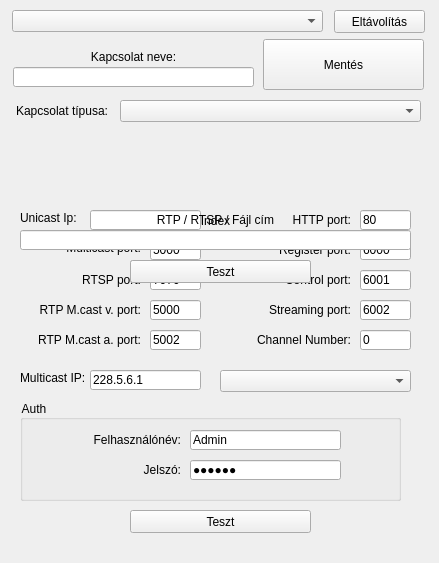
    <widget class="QWidget" name="connSettingsTab">
     <attribute name="title">
      <string>Kapcsolat</string>
     </attribute>
     <widget class="QWidget" name="configWidget" native="true">
      <property name="enabled">
       <bool>true</bool>
      </property>
      <property name="geometry">
       <rect>
        <x>0</x>
        <y>0</y>
        <width>430</width>
        <height>554</height>
       </rect>
      </property>
      <property name="styleSheet">
       <string notr="true">font-size: 12px;
</string>
      </property>
      <widget class="QComboBox" name="connectionComboBox">
       <property name="geometry">
        <rect>
         <x>12</x>
         <y>10</y>
         <width>311</width>
         <height>22</height>
        </rect>
       </property>
       <property name="frame">
        <bool>true</bool>
       </property>
      </widget>
      <widget class="QPushButton" name="delConnectionBtn">
       <property name="geometry">
        <rect>
         <x>334</x>
         <y>10</y>
         <width>91</width>
         <height>23</height>
        </rect>
       </property>
       <property name="text">
        <string>Eltávolítás</string>
       </property>
      </widget>
      <widget class="QWidget" name="actiConfWidget" native="true">
       <property name="geometry">
        <rect>
         <x>10</x>
         <y>200</y>
         <width>411</width>
         <height>351</height>
        </rect>
       </property>
       <property name="styleSheet">
        <string notr="true"/>
       </property>
       <widget class="QComboBox" name="contactTypeComboBox">
        <property name="geometry">
         <rect>
          <x>210</x>
          <y>170</y>
          <width>191</width>
          <height>22</height>
         </rect>
        </property>
       </widget>
       <widget class="QLineEdit" name="regPortLineEdit">
        <property name="geometry">
         <rect>
          <x>350</x>
          <y>40</y>
          <width>51</width>
          <height>20</height>
         </rect>
        </property>
        <property name="text">
         <string>6000</string>
        </property>
        <property name="maxLength">
         <number>5</number>
        </property>
       </widget>
       <widget class="QLineEdit" name="controlPortLineEdit">
        <property name="geometry">
         <rect>
          <x>350</x>
          <y>70</y>
          <width>51</width>
          <height>20</height>
         </rect>
        </property>
        <property name="text">
         <string>6001</string>
        </property>
        <property name="maxLength">
         <number>5</number>
        </property>
       </widget>
       <widget class="QLabel" name="ChannelNumLabel">
        <property name="geometry">
         <rect>
          <x>220</x>
          <y>130</y>
          <width>121</width>
          <height>20</height>
         </rect>
        </property>
        <property name="text">
         <string>Channel Number:</string>
        </property>
        <property name="alignment">
         <set>Qt::AlignRight|Qt::AlignTrailing|Qt::AlignVCenter</set>
        </property>
       </widget>
       <widget class="QLabel" name="streamingPortLabel">
        <property name="geometry">
         <rect>
          <x>220</x>
          <y>100</y>
          <width>121</width>
          <height>20</height>
         </rect>
        </property>
        <property name="text">
         <string>Streaming port:</string>
        </property>
        <property name="alignment">
         <set>Qt::AlignRight|Qt::AlignTrailing|Qt::AlignVCenter</set>
        </property>
       </widget>
       <widget class="QGroupBox" name="authGroupBox">
        <property name="geometry">
         <rect>
          <x>10</x>
          <y>200</y>
          <width>381</width>
          <height>101</height>
         </rect>
        </property>
        <property name="title">
         <string>Auth</string>
        </property>
        <widget class="QLabel" name="usernameLabel">
         <property name="geometry">
          <rect>
           <x>10</x>
           <y>30</y>
           <width>151</width>
           <height>20</height>
          </rect>
         </property>
         <property name="text">
          <string>Felhasználónév:</string>
         </property>
         <property name="alignment">
          <set>Qt::AlignRight|Qt::AlignTrailing|Qt::AlignVCenter</set>
         </property>
        </widget>
        <widget class="QLineEdit" name="usernameLineEdit">
         <property name="geometry">
          <rect>
           <x>170</x>
           <y>30</y>
           <width>151</width>
           <height>20</height>
          </rect>
         </property>
         <property name="text">
          <string>Admin</string>
         </property>
        </widget>
        <widget class="QLineEdit" name="passwordLineEdit">
         <property name="geometry">
          <rect>
           <x>170</x>
           <y>60</y>
           <width>151</width>
           <height>20</height>
          </rect>
         </property>
         <property name="text">
          <string>123456</string>
         </property>
         <property name="echoMode">
          <enum>QLineEdit::Password</enum>
         </property>
        </widget>
        <widget class="QLabel" name="passwordLabel">
         <property name="geometry">
          <rect>
           <x>10</x>
           <y>60</y>
           <width>151</width>
           <height>20</height>
          </rect>
         </property>
         <property name="text">
          <string>Jelszó:</string>
         </property>
         <property name="alignment">
          <set>Qt::AlignRight|Qt::AlignTrailing|Qt::AlignVCenter</set>
         </property>
        </widget>
       </widget>
       <widget class="QLabel" name="mcIpAddressLabel">
        <property name="geometry">
         <rect>
          <x>10</x>
          <y>170</y>
          <width>71</width>
          <height>16</height>
         </rect>
        </property>
        <property name="text">
         <string>Multicast IP:</string>
        </property>
       </widget>
       <widget class="QLineEdit" name="rtspPortLineEdit">
        <property name="geometry">
         <rect>
          <x>140</x>
          <y>70</y>
          <width>51</width>
          <height>20</height>
         </rect>
        </property>
        <property name="text">
         <string>7070</string>
        </property>
        <property name="maxLength">
         <number>5</number>
        </property>
       </widget>
       <widget class="QLabel" name="regPortLabel">
        <property name="geometry">
         <rect>
          <x>220</x>
          <y>40</y>
          <width>121</width>
          <height>20</height>
         </rect>
        </property>
        <property name="text">
         <string>Register port:</string>
        </property>
        <property name="alignment">
         <set>Qt::AlignRight|Qt::AlignTrailing|Qt::AlignVCenter</set>
        </property>
       </widget>
       <widget class="QPushButton" name="actiTestBtn">
        <property name="geometry">
         <rect>
          <x>120</x>
          <y>310</y>
          <width>181</width>
          <height>23</height>
         </rect>
        </property>
        <property name="text">
         <string>Teszt</string>
        </property>
       </widget>
       <widget class="QLabel" name="rtpmcastaPortLabel">
        <property name="geometry">
         <rect>
          <x>10</x>
          <y>130</y>
          <width>121</width>
          <height>20</height>
         </rect>
        </property>
        <property name="text">
         <string>RTP M.cast a. port:</string>
        </property>
        <property name="alignment">
         <set>Qt::AlignRight|Qt::AlignTrailing|Qt::AlignVCenter</set>
        </property>
       </widget>
       <widget class="QLineEdit" name="ipAddressLineEdit">
        <property name="geometry">
         <rect>
          <x>80</x>
          <y>10</y>
          <width>111</width>
          <height>20</height>
         </rect>
        </property>
        <property name="text">
         <string/>
        </property>
       </widget>
       <widget class="QLabel" name="rtspPortLabel">
        <property name="geometry">
         <rect>
          <x>30</x>
          <y>70</y>
          <width>101</width>
          <height>20</height>
         </rect>
        </property>
        <property name="text">
         <string>RTSP port:</string>
        </property>
        <property name="alignment">
         <set>Qt::AlignRight|Qt::AlignTrailing|Qt::AlignVCenter</set>
        </property>
       </widget>
       <widget class="QLineEdit" name="streamingPortLineEdit">
        <property name="geometry">
         <rect>
          <x>350</x>
          <y>100</y>
          <width>51</width>
          <height>20</height>
         </rect>
        </property>
        <property name="text">
         <string>6002</string>
        </property>
        <property name="maxLength">
         <number>5</number>
        </property>
       </widget>
       <widget class="QLabel" name="httpPortLabel">
        <property name="geometry">
         <rect>
          <x>270</x>
          <y>10</y>
          <width>71</width>
          <height>20</height>
         </rect>
        </property>
        <property name="text">
         <string>HTTP port:</string>
        </property>
        <property name="alignment">
         <set>Qt::AlignRight|Qt::AlignTrailing|Qt::AlignVCenter</set>
        </property>
       </widget>
       <widget class="QLineEdit" name="mcastPortLineEdit">
        <property name="geometry">
         <rect>
          <x>140</x>
          <y>40</y>
          <width>51</width>
          <height>20</height>
         </rect>
        </property>
        <property name="styleSheet">
         <string notr="true"/>
        </property>
        <property name="text">
         <string>5000</string>
        </property>
        <property name="maxLength">
         <number>5</number>
        </property>
       </widget>
       <widget class="QLineEdit" name="ChannelNumLineEdit">
        <property name="geometry">
         <rect>
          <x>350</x>
          <y>130</y>
          <width>51</width>
          <height>20</height>
         </rect>
        </property>
        <property name="text">
         <string>0</string>
        </property>
       </widget>
       <widget class="QLabel" name="rtpmcastvPortLabel">
        <property name="geometry">
         <rect>
          <x>10</x>
          <y>100</y>
          <width>121</width>
          <height>20</height>
         </rect>
        </property>
        <property name="text">
         <string>RTP M.cast v. port:</string>
        </property>
        <property name="alignment">
         <set>Qt::AlignRight|Qt::AlignTrailing|Qt::AlignVCenter</set>
        </property>
       </widget>
       <widget class="QLineEdit" name="mcIpAddressLineEdit">
        <property name="geometry">
         <rect>
          <x>80</x>
          <y>170</y>
          <width>111</width>
          <height>20</height>
         </rect>
        </property>
        <property name="text">
         <string>228.5.6.1</string>
        </property>
       </widget>
       <widget class="QLineEdit" name="httpPortLineEdit">
        <property name="geometry">
         <rect>
          <x>350</x>
          <y>10</y>
          <width>51</width>
          <height>20</height>
         </rect>
        </property>
        <property name="text">
         <string>80</string>
        </property>
        <property name="maxLength">
         <number>5</number>
        </property>
       </widget>
       <widget class="QLineEdit" name="rtpmcastaPortLineEdit">
        <property name="geometry">
         <rect>
          <x>140</x>
          <y>130</y>
          <width>51</width>
          <height>20</height>
         </rect>
        </property>
        <property name="text">
         <string>5002</string>
        </property>
        <property name="maxLength">
         <number>5</number>
        </property>
       </widget>
       <widget class="QLabel" name="mcastPortLabel">
        <property name="geometry">
         <rect>
          <x>30</x>
          <y>40</y>
          <width>101</width>
          <height>16</height>
         </rect>
        </property>
        <property name="text">
         <string>Multicast port:</string>
        </property>
        <property name="alignment">
         <set>Qt::AlignRight|Qt::AlignTrailing|Qt::AlignVCenter</set>
        </property>
       </widget>
       <widget class="QLabel" name="controlPortLabel">
        <property name="geometry">
         <rect>
          <x>220</x>
          <y>70</y>
          <width>121</width>
          <height>20</height>
         </rect>
        </property>
        <property name="text">
         <string>Control port:</string>
        </property>
        <property name="alignment">
         <set>Qt::AlignRight|Qt::AlignTrailing|Qt::AlignVCenter</set>
        </property>
       </widget>
       <widget class="QLineEdit" name="rtpmcastvPortLineEdit">
        <property name="geometry">
         <rect>
          <x>140</x>
          <y>100</y>
          <width>51</width>
          <height>20</height>
         </rect>
        </property>
        <property name="text">
         <string>5000</string>
        </property>
        <property name="maxLength">
         <number>5</number>
        </property>
       </widget>
       <widget class="QLabel" name="ipAddressLabel">
        <property name="geometry">
         <rect>
          <x>10</x>
          <y>10</y>
          <width>61</width>
          <height>16</height>
         </rect>
        </property>
        <property name="text">
         <string>Unicast Ip:</string>
        </property>
        <property name="margin">
         <number>0</number>
        </property>
       </widget>
      </widget>
      <widget class="QLabel" name="connectionNameLabel">
       <property name="geometry">
        <rect>
         <x>13</x>
         <y>47</y>
         <width>241</width>
         <height>20</height>
        </rect>
       </property>
       <property name="text">
        <string>Kapcsolat neve:</string>
       </property>
       <property name="alignment">
        <set>Qt::AlignCenter</set>
       </property>
      </widget>
      <widget class="QLineEdit" name="connectionNameLineEdit">
       <property name="geometry">
        <rect>
         <x>13</x>
         <y>67</y>
         <width>241</width>
         <height>20</height>
        </rect>
       </property>
      </widget>
      <widget class="QPushButton" name="connectionSaveBtn">
       <property name="geometry">
        <rect>
         <x>263</x>
         <y>39</y>
         <width>161</width>
         <height>51</height>
        </rect>
       </property>
       <property name="text">
        <string>Mentés</string>
       </property>
      </widget>
      <widget class="QComboBox" name="connectionTypeComboBox">
       <property name="geometry">
        <rect>
         <x>120</x>
         <y>100</y>
         <width>301</width>
         <height>22</height>
        </rect>
       </property>
      </widget>
      <widget class="QLabel" name="connectionTypeLabel">
       <property name="geometry">
        <rect>
         <x>16</x>
         <y>100</y>
         <width>101</width>
         <height>21</height>
        </rect>
       </property>
       <property name="text">
        <string>Kapcsolat típusa:</string>
       </property>
      </widget>
      <widget class="QWidget" name="logoWidget" native="true">
       <property name="geometry">
        <rect>
         <x>10</x>
         <y>130</y>
         <width>410</width>
         <height>60</height>
        </rect>
       </property>
       <property name="styleSheet">
        <string notr="true">background-image: url(:/files/Resources/acti.png);</string>
       </property>
      </widget>
      <widget class="QWidget" name="opencvConfWidget" native="true">
       <property name="geometry">
        <rect>
         <x>10</x>
         <y>200</y>
         <width>411</width>
         <height>351</height>
        </rect>
       </property>
       <property name="styleSheet">
        <string notr="true"/>
       </property>
       <widget class="QLineEdit" name="rtspAddressLineEdit">
        <property name="geometry">
         <rect>
          <x>10</x>
          <y>30</y>
          <width>391</width>
          <height>20</height>
         </rect>
        </property>
       </widget>
       <widget class="QLabel" name="rtspAddressLabel">
        <property name="geometry">
         <rect>
          <x>15</x>
          <y>10</y>
          <width>381</width>
          <height>20</height>
         </rect>
        </property>
        <property name="text">
         <string>RTP / RTSP / Fájl cím</string>
        </property>
        <property name="alignment">
         <set>Qt::AlignCenter</set>
        </property>
       </widget>
       <widget class="QPushButton" name="opencvTestBtn">
        <property name="geometry">
         <rect>
          <x>120</x>
          <y>60</y>
          <width>181</width>
          <height>23</height>
         </rect>
        </property>
        <property name="text">
         <string>Teszt</string>
        </property>
       </widget>
      </widget>
      <widget class="QWidget" name="usbCvConfWidget" native="true">
       <property name="geometry">
        <rect>
         <x>10</x>
         <y>200</y>
         <width>411</width>
         <height>351</height>
        </rect>
       </property>
       <widget class="QLineEdit" name="usbCvIndexLineEdit">
        <property name="geometry">
         <rect>
          <x>150</x>
          <y>30</y>
          <width>113</width>
          <height>20</height>
         </rect>
        </property>
        <property name="text">
         <string>0</string>
        </property>
        <property name="alignment">
         <set>Qt::AlignCenter</set>
        </property>
       </widget>
       <widget class="QLabel" name="usbCvIndexLabel">
        <property name="geometry">
         <rect>
          <x>150</x>
          <y>13</y>
          <width>111</width>
          <height>16</height>
         </rect>
        </property>
        <property name="text">
         <string>Index</string>
        </property>
        <property name="alignment">
         <set>Qt::AlignCenter</set>
        </property>
       </widget>
       <widget class="QPushButton" name="usbCvTestBtn">
        <property name="geometry">
         <rect>
          <x>120</x>
          <y>60</y>
          <width>181</width>
          <height>23</height>
         </rect>
        </property>
        <property name="text">
         <string>Teszt</string>
        </property>
       </widget>
      </widget>
      <zorder>actiConfWidget</zorder>
      <zorder>connectionComboBox</zorder>
      <zorder>delConnectionBtn</zorder>
      <zorder>connectionNameLabel</zorder>
      <zorder>connectionNameLineEdit</zorder>
      <zorder>connectionSaveBtn</zorder>
      <zorder>connectionTypeComboBox</zorder>
      <zorder>connectionTypeLabel</zorder>
      <zorder>logoWidget</zorder>
      <zorder>usbCvConfWidget</zorder>
      <zorder>opencvConfWidget</zorder>
     </widget>
    </widget>
